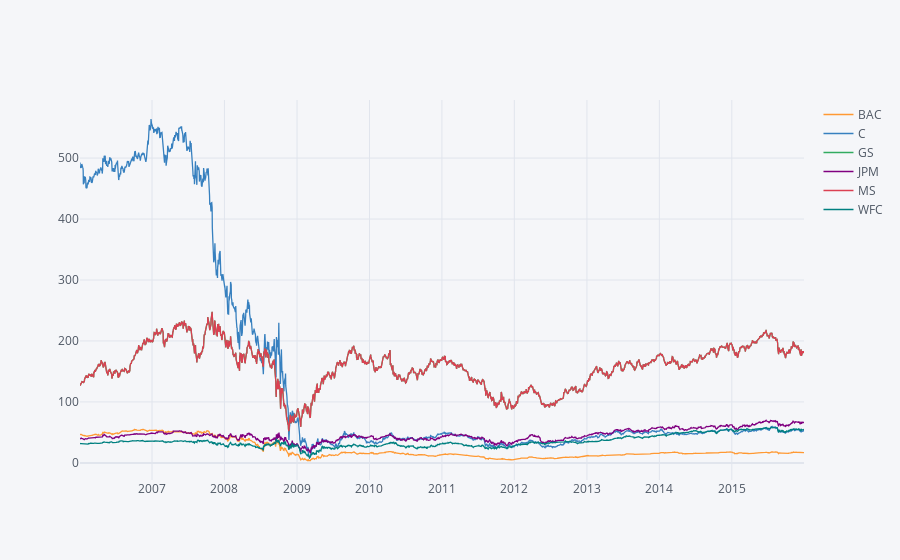

The notebook cell saved with this chart:
### Code cell
bank_stocks.xs(key='Close',axis=1,level='Stock Info').iplot()

### Figure 1 — Plotly figure (JSON) as saved in the notebook; plotly's stock layout.template omitted (floating-point values rounded to 4 significant figures; data arrays with more than 128 entries replaced by an {"elided": "..."} marker saying what was removed)
{"data": [{"line": {"color": "rgba(255, 153, 51, 1.0)", "dash": "solid", "shape": "linear", "width": 1.3}, "mode": "lines", "name": "BAC", "text": "", "type": "scatter", "x": {"elided": "2517 str values"}, "y": {"elided": "2517 float values"}}, {"line": {"color": "rgba(55, 128, 191, 1.0)", "dash": "solid", "shape": "linear", "width": 1.3}, "mode": "lines", "name": "C", "text": "", "type": "scatter", "x": {"elided": "2517 str values"}, "y": {"elided": "2517 float values"}}, {"line": {"color": "rgba(50, 171, 96, 1.0)", "dash": "solid", "shape": "linear", "width": 1.3}, "mode": "lines", "name": "GS", "text": "", "type": "scatter", "x": {"elided": "2517 str values"}, "y": {"elided": "2517 float values"}}, {"line": {"color": "rgba(128, 0, 128, 1.0)", "dash": "solid", "shape": "linear", "width": 1.3}, "mode": "lines", "name": "JPM", "text": "", "type": "scatter", "x": {"elided": "2517 str values"}, "y": {"elided": "2517 float values"}}, {"line": {"color": "rgba(219, 64, 82, 1.0)", "dash": "solid", "shape": "linear", "width": 1.3}, "mode": "lines", "name": "MS", "text": "", "type": "scatter", "x": {"elided": "2517 str values"}, "y": {"elided": "2517 float values"}}, {"line": {"color": "rgba(0, 128, 128, 1.0)", "dash": "solid", "shape": "linear", "width": 1.3}, "mode": "lines", "name": "WFC", "text": "", "type": "scatter", "x": {"elided": "2517 str values"}, "y": {"elided": "2517 float values"}}], "layout": {"legend": {"bgcolor": "#F5F6F9", "font": {"color": "#4D5663"}}, "paper_bgcolor": "#F5F6F9", "plot_bgcolor": "#F5F6F9", "title": {"font": {"color": "#4D5663"}}, "xaxis": {"gridcolor": "#E1E5ED", "showgrid": true, "tickfont": {"color": "#4D5663"}, "title": {"font": {"color": "#4D5663"}, "text": ""}, "zerolinecolor": "#E1E5ED"}, "yaxis": {"gridcolor": "#E1E5ED", "showgrid": true, "tickfont": {"color": "#4D5663"}, "title": {"font": {"color": "#4D5663"}, "text": ""}, "zerolinecolor": "#E1E5ED"}}}
